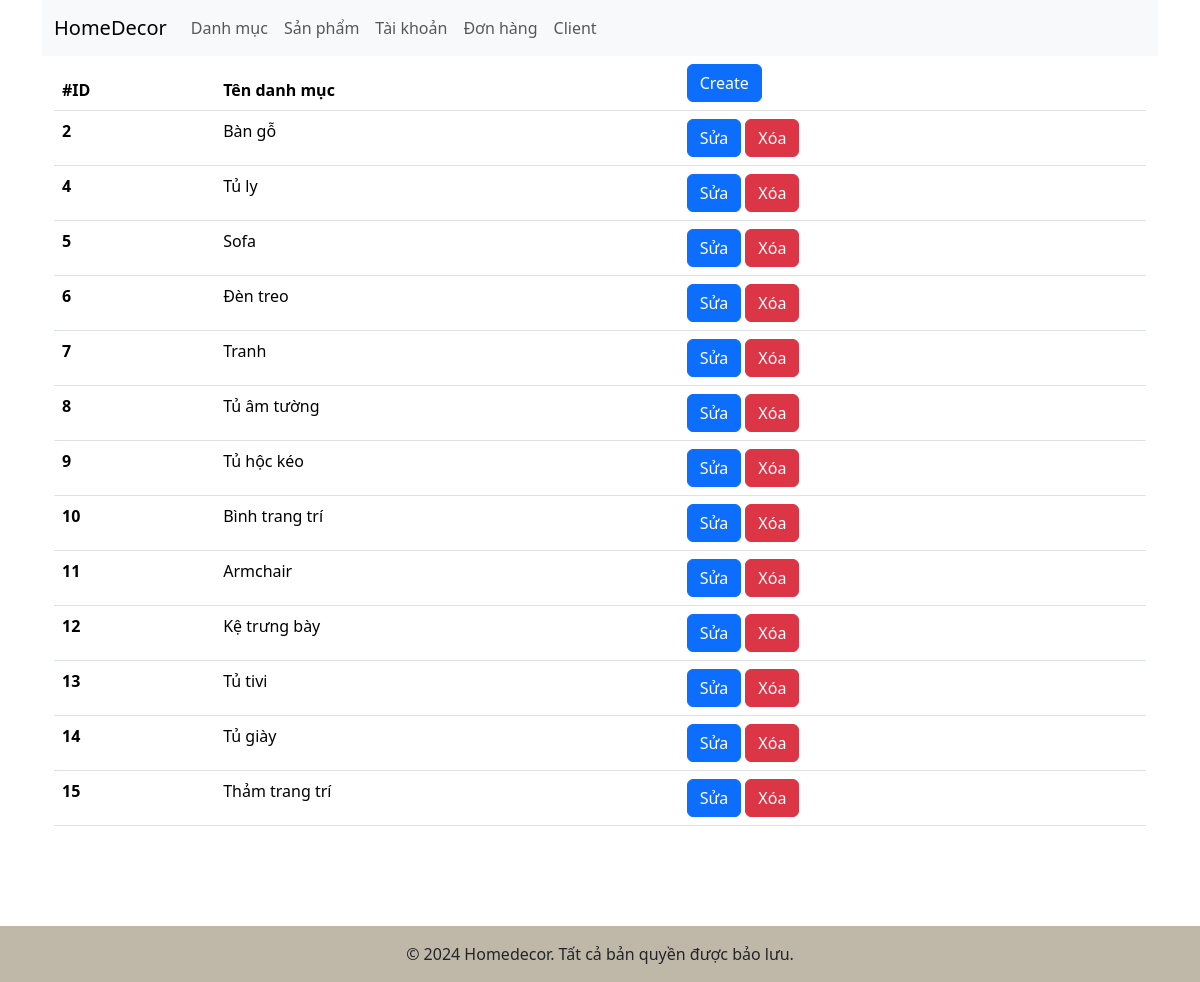
Screenshot of /admin/?ctl=listdm with the database file from the repository.
### tables this page shows
CREATE TABLE `categories` (
  `id` int(11) NOT NULL,
  `cate_name` varchar(255) NOT NULL
);

### controllers/Admin/AdminCategoryController.php (called while the page is built, shortened)
<?php
class AdminCategoryController {
    public function index(){
        $categories = (new Category)->all();
        return view('admin.categories.list', compact('categories'));
    }
}

### admin/index.php (called while the page is built, shortened)
<?php
require_once __DIR__ ."/../models/BaseModel.php";
require_once __DIR__ ."/../models/Category.php";
require_once __DIR__ ."/../controllers/Admin/AdminCategoryController.php";
$ctl = $_GET['ctl'] ?? '';
match ($ctl){
    ''=>(new DashboardController)->index(),
    'listdm'=> (new AdminCategoryController)->index(),
    'adddm'=> (new AdminCategoryController)->create(),
    'storedm' => (new AdminCategoryController)->store(),
    'editdm' => (new AdminCategoryController)->edit(),
    'updatedm' => (new AdminCategoryController)->update(),
    'deletedm' => (new AdminCategoryController)->delete(),
    'listsp'=> (new AdminProductController)->index(),
    'addsp'=> (new AdminProductController)->add(),
    'storesp'=> (new AdminProductController)->store(),
    'editsp'=> (new AdminProductController)->edit(),
    'updatesp'=> (new AdminProductController)->update(),
    'deletesp'=> (new AdminProductController)->delete(),
    'listuser' => (new AuthController)->index(),
    'updateuser' => (new AuthController)->updateActive(),
    'list-order' => (new OrderController)->index(),
    'detail-order' => (new OrderController)->showOrder(),
};

### models/BaseModel.php (called while the page is built, shortened)
<?php
class BaseModel {
    public function __construct() {
        try{
$this->conn= new PDO("mysql:host=". HOST ."; dbname=" . DBNAME . "; charset=utf8; port=" .
PORT, USERNAME, PASSWORD);
        } catch(PDOException $e) {
echo "Lỗi kết nối cơ sở dữ liệu:" . $e->getMessage();
        }
    }
}

### models/Category.php (called while the page is built, shortened)
<?php
class Category extends BaseModel {
    public function all(){
        $sql = "SELECT * FROM categories";
        $stmt = $this->conn->prepare($sql);
        $stmt->execute();
        return $stmt->fetchAll(PDO::FETCH_ASSOC);
    }
}

### views/admin/categories/list.php (the view, shortened to what this page needs)
<?php include_once ROOT_DIR . "views/admin/header.php"; ?>
<div class="container">
    <table class="table">
        <thead>
            <tr>
                <th scope="col">#ID</th>
                <th scope="col">Tên danh mục</th>
                <th>
                    <a href="<?= ADMIN_URL . '?ctl=adddm' ?>" class="btn btn-primary">Create</a>
                </th>
            </tr>
        </thead>
        <tbody>
            <?php foreach ($categories as $cate): ?>
                <tr>
                    <th scope="row"><?= $cate['id'] ?></th>
                    <td><?= $cate['cate_name'] ?></td>
                    <td>
                        <a href="<?= ADMIN_URL . '?ctl=editdm&id=' . $cate['id'] ?>" class="btn btn-primary">Sửa</a>
                        <a href="<?= ADMIN_URL . '?ctl=deletedm&id=' . $cate['id'] ?>" class="btn btn-danger" onclick="return confirm('Bạn có muốn xóa không?')">Xóa</a>
                    </td>
                </tr>
            <?php endforeach; ?>
        </tbody>
    </table>
</div>
<?php include_once ROOT_DIR . "views/admin/footer.php"; ?>

### rows the page displays
categories: id "2", cate_name "Bàn gỗ"
categories: id "4", cate_name "Tủ ly"
categories: id "5", cate_name "Sofa"
categories: id "6", cate_name "Đèn treo"
categories: id "7", cate_name "Tranh"
categories: id "8", cate_name "Tủ âm tường"
categories: id "9", cate_name "Tủ hộc kéo"
categories: id "10", cate_name "Bình trang trí"
categories: id "11", cate_name "Armchair"
categories: id "12", cate_name "Kệ trưng bày"
categories: id "13", cate_name "Tủ tivi"
categories: id "14", cate_name "Tủ giày"
categories: id "15", cate_name "Thảm trang trí"
